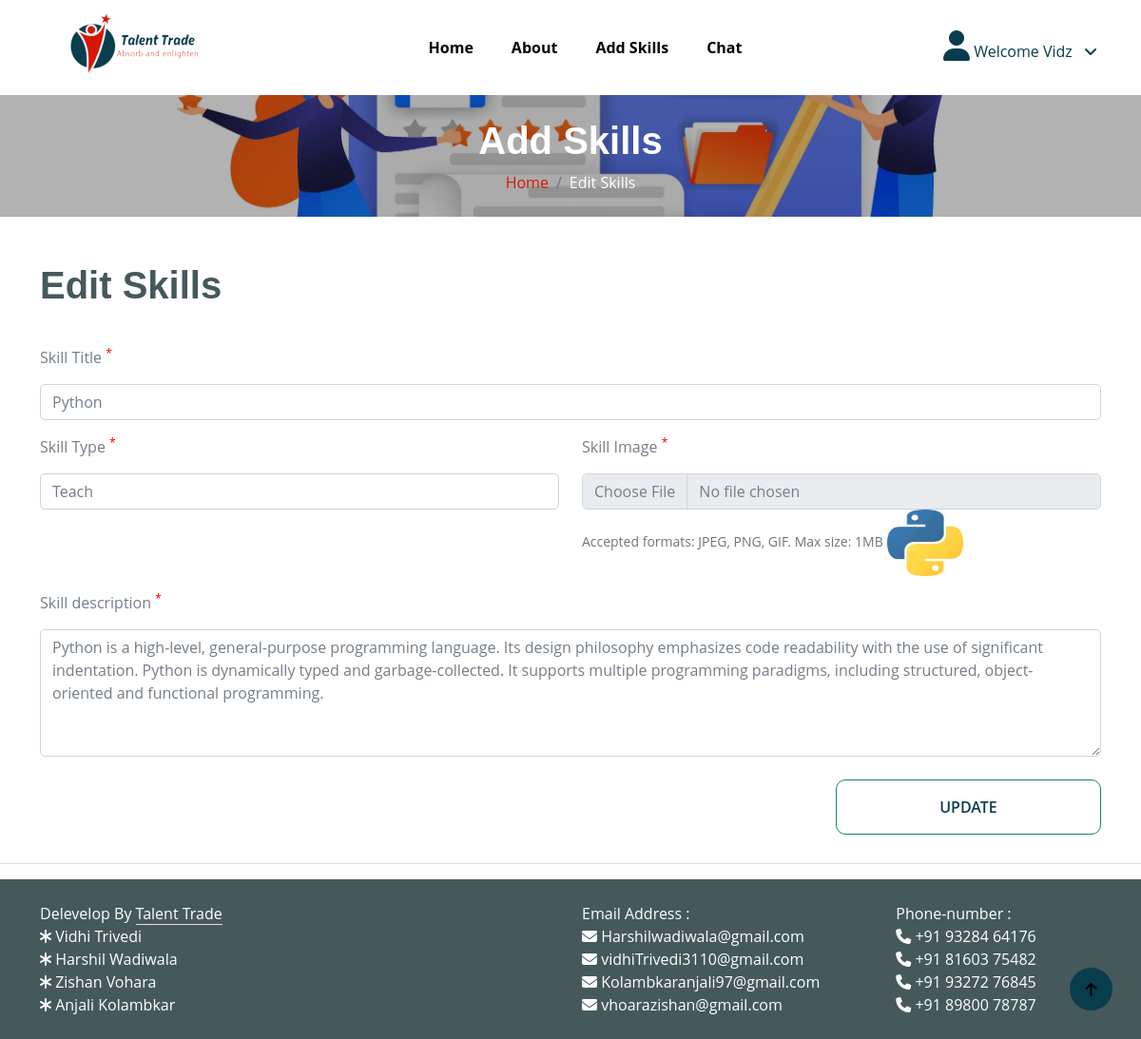
Screenshot of /edit_skills.php?skill_id=15 (signed in) with the database file from the repository.
### tables this page shows
CREATE TABLE `tbl_skill_master` (
  `skill_id` int(11) NOT NULL,
  `skill_title` varchar(255) NOT NULL,
  `skill_type` varchar(20) NOT NULL,
  `skill_image` varchar(500) NOT NULL,
  `skill_desc` text DEFAULT NULL,
  `user_id` int(11) NOT NULL,
  `status` int(11) DEFAULT 0,
  `created_date` timestamp NOT NULL DEFAULT current_timestamp() ON UPDATE current_timestamp()
);

### edit_skills.php (the view, shortened to what this page needs)
<!DOCTYPE html>
<html lang="en">
<head>
    <link rel="stylesheet" href="https://cdnjs.cloudflare.com/ajax/libs/font-awesome/6.5.1/css/all.min.css" />
    <link href="css/bootstrap.min.css" rel="stylesheet">
    <link href="css/style.css" rel="stylesheet">
</head>
<body>
    <?php include('header.php'); ?>
    <?php
include('connection.php');
$skill_id = $_GET['skill_id'];
?>
    <div class="container-fluid page-header py-5"
        style=" background: linear-gradient(rgba(0, 0, 0, 0.3), rgba(0, 0, 0, 0.3)), url(img/reg.jpg);position: relative;background-position: center center;background-repeat: no-repeat;background-size: cover;">
        <h1 class="text-center text-white display-6">Add Skills</h1>
        <ol class="breadcrumb justify-content-center mb-0">
            <li class="breadcrumb-item"><a href="index.php">Home</a></li>
            <li class="breadcrumb-item active text-white">Edit Skills</li>
        </ol>
    </div>
    <div class="container-fluid py-5">
        <div class="container py-5">
            <h1 class="mb-4">Edit Skills</h1>
                <form action="edit_skill_process.php" method="Post" enctype="multipart/form-data">
                    <?php $q4 = "SELECT * from tbl_skill_master where skill_id='$skill_id'";
                $data4 = mysqli_query($conn, $q4);
                $result4 = mysqli_num_rows($data4);
                if ($result4 != 0) {
                    while ($total4 = mysqli_fetch_assoc($data4)) {
                ?>
                    <div class="row g-5">
                        <div class="col-md-12 col-lg-12 col-xl-12">
                            <div class="form-item w-100">
                                <label class="form-label my-3">Skill Title <sup style="color:red;">*</sup></label>
                                <input type="text" name="skill_title" value="<?php echo $total4['skill_title']; ?>" placeholder="Enter Skill Title" class="form-control"
                                    >
                            </div>
                            <div class="row">
                                <div class="col-md-12 col-lg-6">
                                    <div class="form-item w-100">
                                        <label class="form-label my-3">Skill Type <sup style="color:red;">*</sup></label>
                                        <select name="skill_type" id="" class="form-control"
                                            style="background-color:#fff;">
                                            <option value="Teach" <?php if ($total4['skill_type'] == 'Teach') echo 'selected'; ?>>Teach</option>
                                        </select>
                                    </div>
                                </div>
                                <div class="col-md-12 col-lg-6">
                                    <div class="form-item w-100">
                                        <label class="form-label my-3">Skill Image <sup style="color:red;">*</sup></label>
                                        <input type="file" name="skill_image" id="Edit_skill_image" placeholder="" class="form-control" accept="image/*">
                                        <small class="text-muted">Accepted formats: JPEG, PNG, GIF. Max size: 1MB</small>
                                        <img src="<?php echo $total4["skill_image"]; ?>" width='80' height='70' alt='icon'>
                                    </div>
                                </div>
                            </div>
                            <div class="form-item w-100">
                                <label class="form-label my-3">Skill description <sup style="color:red;">*</sup></label>
                                <textarea name="skill_desc"  class="form-control" spellcheck="false" cols="1" rows="5"
                                    placeholder="Enter Your Description" ><?php echo $total4["skill_desc"]; ?></textarea>
                            </div>
                        </div>
                    </div>
                    <br>
                     <?php   }
                    } ?>
                    <div class="form-item w-100">
                        <button type="submit" name="submit" class="btn border-secondary py-3 px-4 text-uppercase text-primary"
                            style="float:right; width:25%; display:inline-block;">Update</button>
                    </div>
                    <br>
                </form>
        </div>
    </div>
    <hr>
    <?php include('footer.php'); ?>
    <a href="#" class="btn btn-primary border-3  rounded-circle back-to-top"><i
            class="fa fa-arrow-up"></i></a>
</body>
</html>

### css/style.css (style rules this page uses)
.back-to-top { position: fixed; right: 30px; bottom: 30px; display: flex; width: 45px; height: 45px; align-items: center; justify-content: center; transition: 0.5s; z-index: 99; }
.btn { font-weight: 600; transition: .5s; }
.btn.border-secondary { transition: 0.5s; }
.page-header { position: relative; background-position: center center; background-repeat: no-repeat; background-size: cover; }
@media (min-width: 992px) { .hero-header, .page-header { margin-top: 100px !important; } }

### rows the page displays
tbl_skill_master: skill_title "Python", skill_type "Teach", skill_image (picture), skill_desc "Python is a high-level, general-purpose programming language. Its design philosophy emphasizes code readability with the use of significant indentation. Python is dynamically typed and garbage-collected. It supports multiple programming paradigms, including structured, object-oriented and functional programming."

### other values shown
$_SESSION['username'] "Vidz"
